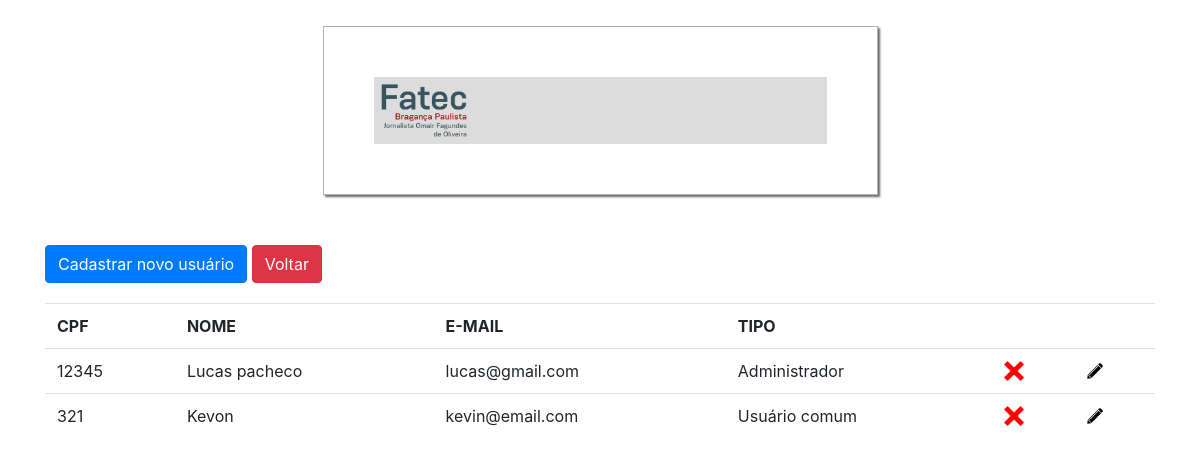
Page /php/usuario/listar.php (signed in) on the committed database.
### tables this page shows
CREATE TABLE `usuario` (
  `cpf` varchar(45) NOT NULL,
  `senha` varchar(45) NOT NULL,
  `nome` varchar(45) NOT NULL,
  `email` varchar(80) NOT NULL,
  `data_nascimento` date NOT NULL,
  `cidade` varchar(45) NOT NULL,
  `bairro` varchar(45) NOT NULL,
  `rua` varchar(50) NOT NULL,
  `numero` tinyint(4) NOT NULL,
  `complemento` varchar(50) NOT NULL,
  `cep` varchar(45) NOT NULL,
  `pergunta` varchar(60) NOT NULL,
  `resposta` varchar(45) NOT NULL,
  `tipo` varchar(30) NOT NULL,
  `id_permissao` varchar(45) NOT NULL
);

### php/usuario/listar.php (the view, shortened to what this page needs)
<?php
include_once './../banco.php';
$l = $pdo->query("SELECT * FROM usuario");
?>
<html>
<head>
    <?php include_once './../../common/styles.php'; ?>
</head>
<body>
    <div class="container">
        <div class="row">
            <div class="back col-md-12">
                <div class="form-register-user">
                    <div class="header-form">
                        <img src="./../../assets/img/logo-fatec.png" alt="logo">
                    </div>
                </div>
            </div>
        </div>
        <div class="row">
            <div class="back col-lg-6" style="margin-bottom: 20px;">
                <a class="btn btn-primary" href="./../../cadastrar-usuario.php">Cadastrar novo usuário</a>
                <a class="btn btn-danger" href="<?php echo SITEBASE; ?>">Voltar</a>
            </div>
        </div>
        <div class="row">
            <div class="col-lg-12">
                <table class="table">
                    <tr>
                        <th>CPF</th>
                        <th>NOME</th>
                        <th>E-MAIL</th>
                        <th>TIPO</th>
                        <th></th>
                        <th></th>
                    </tr>
                    <?php foreach ($l->fetchAll() as $u) { ?>
                    <tr>
                        <td><?php echo $u['cpf']; ?></td>
                        <td><?php echo $u['nome']; ?></td>
                        <td><?php echo $u['email']; ?></td>
                        <td><?php echo $u['tipo']; ?></td>
                        <td class="icons">
                            <a href="./funcoes-user.php?param=excluir_u&id=<?php echo $u['cpf']?>" onclick="return confirm('Deseja mesmo excluir?')">
                                <img src="./../../assets/img/icon x.png" alt="x" class="icon-x" style="height: 20px;" />
                            </a>
                        </td>
                        <td class="icons">
                            <a class="editar_colecao" href="./editar.php?id=<?php echo $u['cpf']?>">
                                <img src="./../../assets/img/pencil.png" alt="edit" class="pencil" style="height: 20px;" />
                            </a>
                        </td>
                    </tr>
                    <?php } ?>
                </table>
            </div>
        </div>
    </div>
</body>
</html>

### assets/css/styles.css (style rules this page uses)
.form-register-user { display: block; width: 50%; margin: auto; padding: 50px; border: solid 1px rgba(0,0,0,0.3); margin-top: 50px; margin-bottom: 50px; background: #fff; box-shadow: 2px 2px 2px #696969; }
.form-register-user .header-form { width: 100%; background: #dcdcdc; padding: 7px; }
.form-register-user .header-form img { width: 86px; height: auto; }
body .container { margin-top: -24px; }

### rows in the picture
usuario: cpf "12345", nome "Lucas pacheco", email "lucas@gmail.com", tipo "Administrador"
usuario: cpf "321", nome "Kevon", email "kevin@email.com", tipo "Usuário comum"
